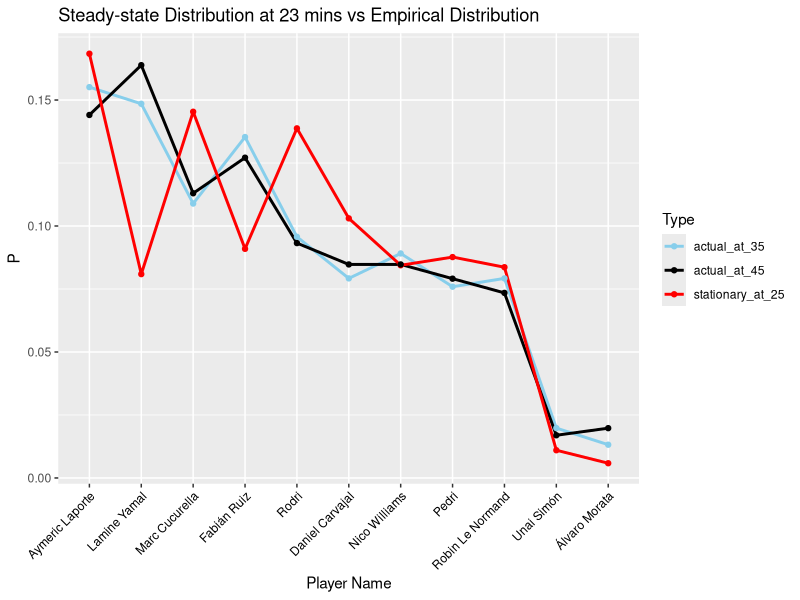
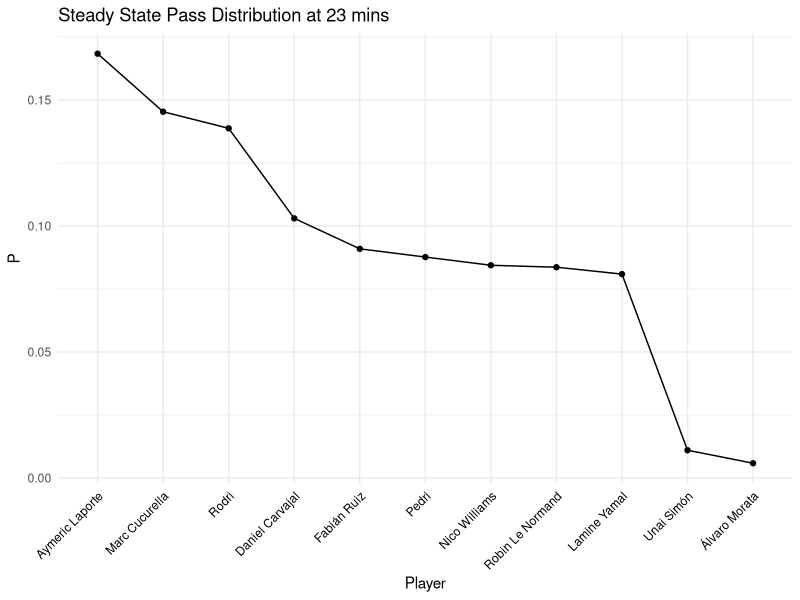

Write R code to recreate these figures, in order.
## ---- chunk 1
knitr::opts_chunk$set(warning = FALSE, message = FALSE)
library(tidyverse)
library(dplyr)
library(ggplot2)
library(knitr)
## ---- chunk 2
lineup <- read_csv("dataset/lineup_dataframe.csv", 
                   show_col_types = FALSE)
event <- read_csv("dataset/event_dataframe.csv",
                  show_col_types = FALSE)
## ---- chunk 3
# filter out unnecessary columns
selected_columns = c('period', 'minute', 'second',
           'type_name', 'team_name', 'player_name', 'position_name',
           'pass_recipient_name', 'sub_type_name', 'outcome_name', 
           'foul_committed_card_name', 'substitution_replacement_name')
event <- event[, selected_columns]
## ---- chunk 4
# computes the number of passes a pair of players made and returns a data frame
pass_data <- function(df, minute, period, team) {
  # filters out unnecessary rows for the analysis
  mask_at <- df$type_name == 'Pass' & 
           df$team_name == team & 
           !df$sub_type_name %in% c('Throw-in', 'Corner', 'Goal Kick') &
           df$minute <= minute & 
           df$period == period &
           is.na(df$outcome_name)
  pass_df <- df[mask_at, c("player_name", "pass_recipient_name")]
  
  # checks whether substitutions occurred and replace with players who were subbed in
  sub_at <- df$type_name == "Substitution" & 
    df$team_name == team & 
    df$minute <= minute &
    df$period == period
  sub_players <- df[sub_at, "player_name"] %>% pull
  
  # filters out rows corresponding to players subbed out
  if (length(sub_players) >= 1) {
    pass_df <- pass_df %>% filter(!player_name %in% sub_players & 
                                    !pass_recipient_name %in% sub_players)
  }
  
  return(pass_df) 
}
## ---- chunk 5
# The players’ names in the match data frames are their official names, 
# which are often long and unfamiliar to football fans. 
# Hence, I replaced these with the nicknames by which they are commonly known.

# P: transition probability matrix
# lineup: list of players in each team in the match
make_nicknames <- function(P, lineup) {
  nicknames <- c()
  for (i in 1:length(rownames(P))) {
    # find an index of player's nickname in data frame
    index <- which(rownames(P)[i] == lineup$player_name)
    nicknames <- c(nicknames, lineup$player_nickname[index])
  }
  
  # make sure the number of columns is greater than 1
  if (dim(P)[2] > 1) {
    colnames(P) = nicknames
  }
  
  rownames(P) = nicknames
  return(P)
}
## ---- chunk 6
# This function calculates a transition probability matrix based on the given arguments 
# and returns a TPM

transition_matrix <- function(df, minute, period, team, lineup) {
  pass <- pass_data(df, minute, period, team)
  # number of total passes a single player made within a given time
  total_pass <- pass %>% group_by(player_name) %>% count
  # number of total passes a pair of players made within a given time
  pass_pair <- pass %>% group_by(player_name, pass_recipient_name) %>% count
  
  # construct an 11x11 matrix
  P <- matrix(0, nrow=length(total_pass$player_name), 
              ncol = length(total_pass$player_name), 
            dimnames = list(total_pass$player_name, total_pass$player_name))
  
  # insert probabilities in each entry
  for (i in 1:nrow(pass_pair)) {
    holder <- pass_pair$player_name[i]
    receiver <- pass_pair$pass_recipient_name[i]
    val <- round(pass_pair$n[i] / (total_pass$n[total_pass$player_name == holder]), digits = 4)
    P[holder, receiver] <- val
  }
  # replace names with nicknames
  P = make_nicknames(P, lineup)
  return(P)
}
## ---- chunk 7
# computes eigenvalues and eigenvectors and
# returns a steady-state distribution
steady_dist <- function(tpm) {
  eigen_result <- eigen(t(tpm))
  dist <- Re((eigen_result$vectors[,1] / sum(eigen_result$vectors[,1])))
  result <- data_frame(Player = rownames(tpm), p = round(dist, 5))
  return(result)
} 
## ---- chunk 8
# calculate the actual pass probabilities for a team within a specific time period
actual_pass_prob <- function(df, minute, period, team, lineup) {
  pass <- pass_data(df, minute, period, team)
  # Group the passes by the recipient's name and count the number of passes each player received
  total_pass <- pass %>% group_by(pass_recipient_name) %>% count
  
  # The probability is calculated as the number of passes received by each player 
  # divided by the total number of passes
  result <- data_frame(Player = total_pass$pass_recipient_name, 
                       actual_p = (total_pass$n / sum(total_pass$n)))
  
  # creates the matrix P with the actual pass probabilities
  P <- matrix(0, nrow=length(result$Player), 
              ncol = 1, 
            dimnames = list(result$Player, 1))
  for (i in 1:nrow(P)) {
    P[i, 1] <- result$actual_p[i]
  }
  result_new <- make_nicknames(P, lineup) # changes names to their nicknames
  df <- data_frame(Player = rownames(result_new), p = round(result$actual_p, 5))
  return(df)
}
## ---- chunk 9
team = "Spain"
minute = 23
period = 1

# initial distribution q
q <- actual_pass_prob(event, minute, period, team, lineup)
# transition probability matrix P
P <- transition_matrix(event, minute, period, team, lineup)
## ---- chunk 10
kable(P)
## ---- chunk 11
kable(q, caption = "Initial Distribution")
## ---- chunk 12
P_3 = P^3
(t(q$p) %*% P_3[,3])
## ---- chunk 13
steady_states <- steady_dist(P)
steady_states <- steady_states[order(-steady_states$p),]
## ---- chunk 14
kable(steady_states, caption = "Steady-state Distribution")
## ---- chunk 15
result <- c()
for (i in 1:11) {
  result <- c(result, sum(P[,i] * steady_dist(P)$p))
}
## ---- chunk 16
kable(result, col.names = "prob")
## ---- chunk 17
# plot steady-state distribution
steady_state_plot <- ggplot(steady_states, aes(x = reorder(Player, -p), y = p, group = 1)) + 
  geom_line() + 
  geom_point() + 
  theme_minimal() +
  theme(axis.text.x = element_text(angle = 45, hjust = 1,  color = "black")) +
  labs(title = "Steady State Pass Distribution at 23 mins",
       x = "Player",
       y = "P")

# ggsave(filename="steady_state_plot.png", 
#     plot = steady_state_plot, 
#     height = 5, width = 7, units="in")
## ---- chunk 18
ac_dis_3 <- actual_pass_prob(event, 35, period, team, lineup)
ac_dis_4 <- actual_pass_prob(event, 45, period, team, lineup)

# creates a data frame including steady state and empirical probabilities
dist <- data_frame(Player = steady_states$Player,
                   stationary_at_25 = steady_states$p,
                   actual_at_35 = ac_dis_3$p,
                   actual_at_45 = ac_dis_4$p)

# transform this data frame to long format for easier plotting
dis_long <- pivot_longer(dist, cols = c(stationary_at_25, actual_at_35, actual_at_45), 
                           names_to = "Type", values_to = "P")

# generate a plot to compare steady-state probability with empirical probability
comp_plot <- ggplot(dis_long, aes(x = reorder(Player, -P), y = P, group = Type, color = Type)) + 
  geom_line(aes(linetype = Type), linewidth = 1) +
  geom_point() +
  labs(title = paste0("Steady-state Distribution at 23 mins vs Empirical Distribution"), 
         x = "Player Name", y = "P") +
  theme(axis.text.x = element_text(angle = 45, hjust = 1, color = "black")) + 
  scale_color_manual(values = c("stationary_at_25" = "red", "actual_at_35" = "skyblue", 
                                  "actual_at_45" = "black")) +
  scale_linetype_manual(values = c("stationary_at_25" = "solid", "actual_at_35" = "solid", 
                                  "actual_at_45" = "solid"))

# ggsave(filename="comparison_plot.png", 
#       plot = comp_plot, 
#       height = 5, width = 7, units="in")
## ---- chunk 19
# computes a mean squared error between steady-state probabilities 
rmse3 <- sqrt(mean((ac_dis_3$p - steady_states$p)^2))
rmse4 <- sqrt(mean((ac_dis_4$p - steady_states$p)^2))
x2 <- c(rmse3, rmse4)
mse_mean2 <- round(mean(x2), 7)
## ---- chunk 20
# a vector of different iterations
# a vector of players
# n: number of passes made after 30th minute
simulations <- function(itrs, players, n) {
  values <- numeric(length(players))
  # Create a data frame to store results, starting with player names
  result <- data_frame(Player = players)
  
  for (itr in itrs) {
    for (i in 1:itr) {
      # Perform a simulation where 'n' passes are sampled with replacement from players,
      # based on their probabilities stored in 'q$p'
      sim <- sample(q$Player, size = n, replace = TRUE, prob = q$p)
      
      # normalize it by the total number of passes 'n'
      x <- table(sim) / n
      
      # Update the values for each player based on the current simulation
      # Ensure that the case where a particular player does not appear in
      # the sequence of random samples is properly handled
      for (j in seq_along(players)) {
        if (!is.na(x[players[j]])) {
          values[j] <- values[j] + x[players[j]]
        }
      }
    }
    # Average the values over the number of iterations 'itr'
    values <- round(values / itr, digits=4)
    # Add the averaged values as a new column to this data frame
    result <- cbind(result, values)
  }
  colnames(result) <- c("Player", "10", "10^2", "10^3", "10^4")
  # Transform the result to long format for easier analysis
  df_long <- result %>%
    pivot_longer(cols = -Player, names_to = "Iteration", values_to = "Value")
  # Transform this back into a wide format
  df_wide <- df_long %>%
    pivot_wider(names_from = Player, values_from = Value)
  return(df_wide)
}
## ---- chunk 21
itrs <- c(10, 10^2, 10^3, 10^4)
players <- c("Álvaro Morata", "Aymeric Laporte", "Daniel Carvajal", 
             "Fabián Ruiz", "Lamine Yamal", "Marc Cucurella", 
             "Nico Williams", "Pedri", "Robin Le Normand", "Rodri", 
             "Unai Simón")

result_sim1 <- simulations(itrs, players, 75) # additional 75 passes
vec1 <- as.vector(as.matrix(result_sim1[, -1])[4,]) # takes only probability obtained through 10^4 iterations 
result_sim2 <- simulations(itrs, players, 126) # additional 126 passes
vec2 <- as.vector(as.matrix(result_sim2[, -1])[4,]) # takes only probability obtained through 10^4 iterations

actual_dist_35 <- ac_dis_3[order(ac_dis_3$Player),]$p
rmse5 <- sqrt(mean((actual_dist_35- vec1)^2)) # calculate RMSE between empirical and sim data
actual_dist_45 <- ac_dis_4[order(ac_dis_4$Player),]$p
rmse6 <- sqrt(mean((actual_dist_45- vec2)^2)) # calculate RMSE between empirical and sim data

# creates a data frame to store info I obtained above
df_mse <- data_frame(RMSE = c("steady_state vs empirical_35", "steady_state vs empirical_45", 
                             "sim vs empirical_35", "sim vs empirical_45"), 
                     value = c(rmse3,rmse4,rmse5,rmse6))
## ---- chunk 22
kable(df_mse, caption = "RMSE Comparison b/t steady-state and simulation")
## ---- chunk 23
kable(result_sim1, caption = "Result of Monte Carlo Simulation (35th min)")
## ---- chunk 24
kable(result_sim2, caption = "Result of Monte Carlo Simulation (45th min)")
